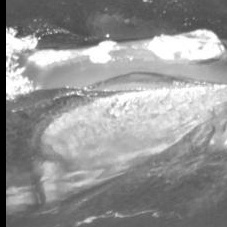
#> input picture alphaWhales/batch2/w_1106_1.jpg, 227 x 227 px; its folder holds 4 pictures in this run
$ python resize.py   (older library calls are emulated)
#> lines starting #> are read from the running program, lines starting #| are printed output that depends on the picture
import os
import cv2

filenames = []
indir = 'batch2'
for file in os.listdir(indir):
   if(file.endswith('.jpg')):
      filenames.append(file)
#> pass 2 of the loop `for file in os.listdir(indir):`:
#> pass 3 of the loop `for file in os.listdir(indir):`:
#> the loop made 4 passes; the first 3 are shown

for file in filenames:
   im = cv2.imread("batch2/"+file, cv2.CV_LOAD_IMAGE_GRAYSCALE)
#> im is the input picture: shape (227, 227); min 0, max 255, mean 147.7
   crop_img = im[14:241, 14:241]
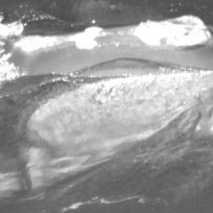
#> crop_img: shape (213, 213); min 69, max 255, mean 155.8
   cv2.imwrite("batch2/"+file, crop_img)
#> pass 2 of the loop `for file in filenames:`:
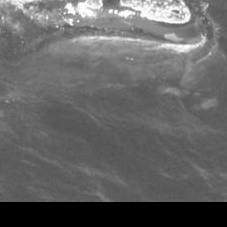
#> input picture alphaWhales/batch2/w_1832_5.jpg, 227 x 227 px
#> im is the input picture: shape (227, 227); min 0, max 255, mean 101.1
#> `crop_img = im[14:241, 14:241]`:
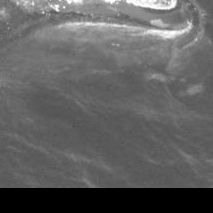
#> crop_img: shape (213, 213); min 0, max 255, mean 96.8
#> pass 3 of the loop `for file in filenames:`:
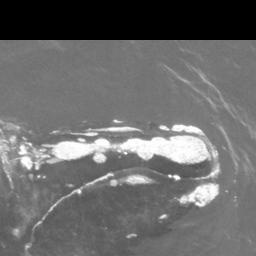
#> input picture alphaWhales/batch2/w_2874_3.jpg, 256 x 256 px
#> im is the input picture: shape (256, 256); min 0, max 255, mean 106.5
#> `crop_img = im[14:241, 14:241]`:
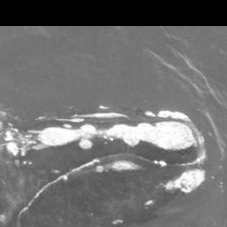
#> crop_img: shape (227, 227); min 0, max 255, mean 113.5
#> the loop made 4 passes; the first 3 are shown
